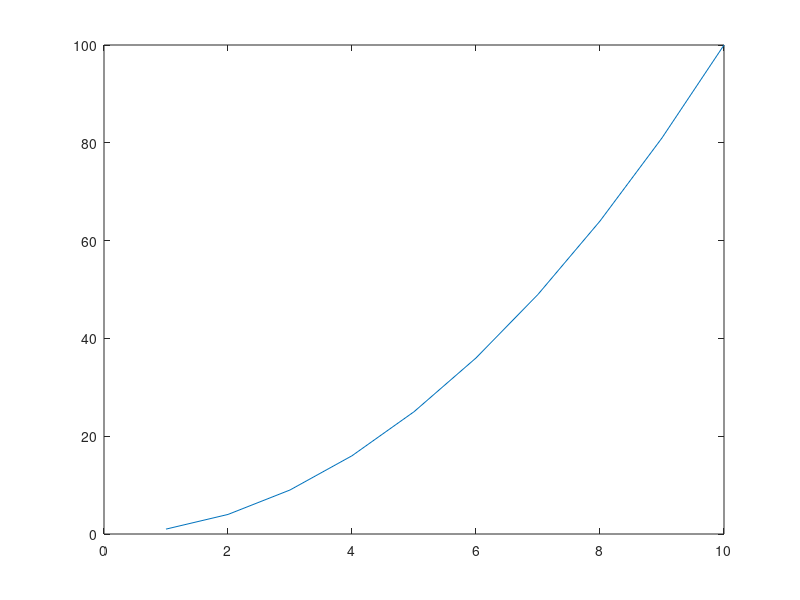
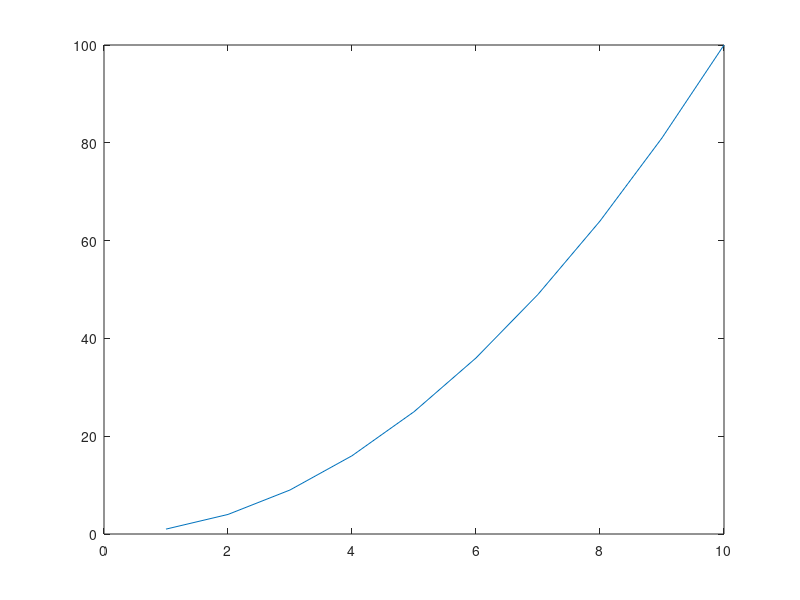

These charts were generated, in order, by the following MATLAB code:
% Create a vector of squares from 1 to 10
a = (1:10).^2;

% Plot y-values against their indices (1, 2, 3...)
plot(a)

% Open or activate Figure 2
figure(2)
plot(a)
